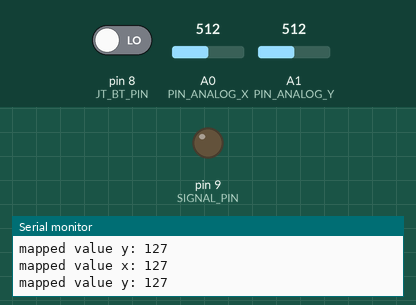
Recording of a program running on a simulated Arduino Uno, built with avr-gcc and run on an emulated ATmega328P. On the bench: output pins drawn as LEDs (lit = HIGH), the last lines printed to the serial monitor. The inputs (shaded band) are chosen by the test bench; at power-on: pin 8 (JT_BT_PIN) LOW, A0 (PIN_ANALOG_X) = 512, A1 (PIN_ANALOG_Y) = 512.

Above: at 1.2 s.
1.3 s: pin 8 (JT_BT_PIN) driven HIGH
At 1.6 s:
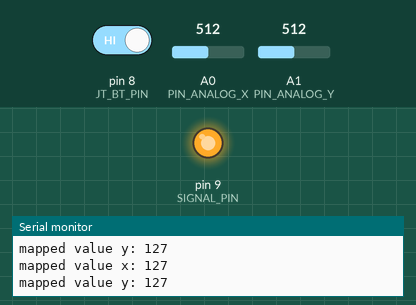
2.8 s: pin 8 (JT_BT_PIN) driven LOW
At 3.9 s:
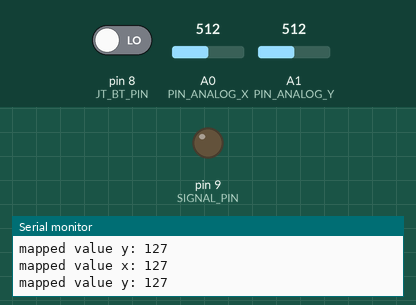
Timing chart, 0 to 5.8 s (numbered marks = the images above; inputs shaded):
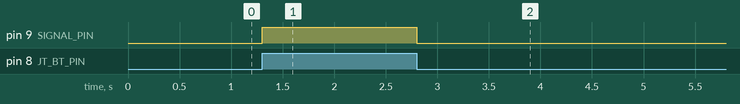

Measured:
- after the input at 1.3 s, pin 9 (SIGNAL_PIN): LOW → HIGH at once
- after the input at 2.8 s, pin 9 (SIGNAL_PIN): HIGH → LOW at once

The program:

main.cpp
```cpp
#include <Arduino.h>
#include <SoftwareSerial.h>

#define PIN_ANALOG_X 0
#define PIN_ANALOG_Y 1

#define TX2_PIN 13
#define RX2_PIN 12

#define TX0_PIN 11
#define RX0_PIN 10

#define SIGNAL_PIN 9
#define JT_BT_PIN 8

#define JT_INTERVAL 500

SoftwareSerial mySerial0(RX0_PIN, TX0_PIN);
SoftwareSerial mySerial2(RX2_PIN, TX2_PIN);

int button_signal = 0;
unsigned long preTime = 0;
void setup()
{
  // put your setup code here, to run once:
  Serial.begin(9600);
  mySerial0.begin(9600);
  mySerial2.begin(9600);

  pinMode(JT_BT_PIN, INPUT);
  pinMode(SIGNAL_PIN, OUTPUT);
}

int preRead = 0;

void loop()
{
  // put your main code here, to run repeatedly:

  if (millis() - preTime > JT_INTERVAL)
  {
    int xParam = analogRead(PIN_ANALOG_X);
    int yParam = analogRead(PIN_ANALOG_Y);

    // Serial.print("xParam: ");
    // Serial.println(xParam);

    // Serial.print("yParam: ");
    // Serial.println(yParam);

    // // convert x
    long resultx = map(xParam, 0, 1023, 0, 255);
    Serial.print("mapped value x: ");
    Serial.println(resultx);
     mySerial0.print((char)resultx);

    // // convert y
    long resulty = map(yParam, 0, 1023, 0, 255);
    Serial.print("mapped value y: ");
    Serial.println(resulty);
     mySerial2.print((char)resulty);

    preTime = millis();
  }

  int readingBt = digitalRead(JT_BT_PIN);


  digitalWrite(SIGNAL_PIN, readingBt);
}

// put function definitions here:
```
